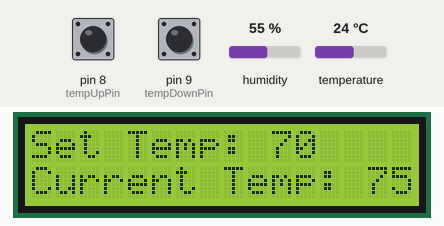
Recording of a sketch running on a simulated Arduino Uno, built with avr-gcc and run on an emulated ATmega328P. On the bench: 16×2 character LCD. The test bench sets the inputs (shaded band); at power-on: temperature 24 °C, pin 8 (tempUpPin) LOW, pin 9 (tempDownPin) LOW, humidity 55 %.

Above: at 1.2 s.
1.3 s: temperature set to 12 °C
At 2.9 s:
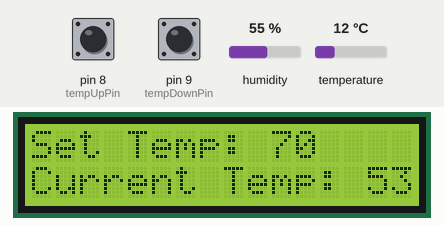
3.6 s: pin 8 (tempUpPin) pulled HIGH for 0.15 s
At 4.8 s:
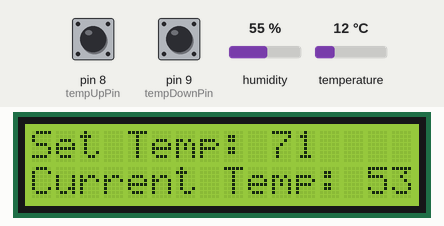
5.2 s: pin 8 (tempUpPin) pulled HIGH for 1 s
At 6.0 s:
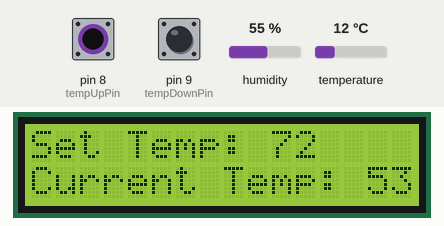
7.7 s: temperature set to 19 °C
At 8.9 s:
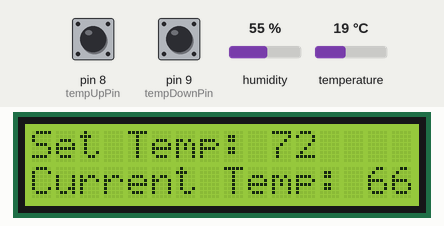
9.6 s: pin 9 (tempDownPin) pulled HIGH for 0.15 s
At 10.6 s:
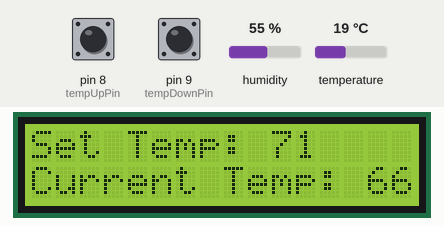
11.2 s: pin 9 (tempDownPin) pulled HIGH for 1 s
At 11.8 s:
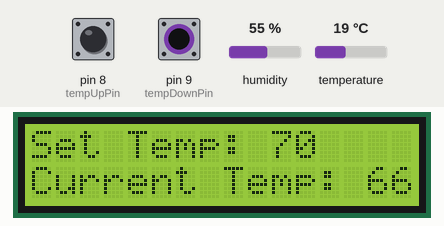
Timing chart, 0 to 14.2 s (numbered marks = the images above; inputs shaded):
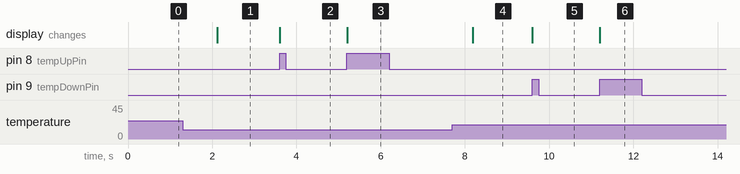

The sketch:

Thermostat.ino
```cpp
#include <Adafruit_Sensor.h>
#include <DHT.h>
#include <LiquidCrystal.h>
//Initialize LCD display and set params
LiquidCrystal lcd(1, 2, 4, 5, 6, 7);
//Initialize DHT11 Temp Sensor and set params
#define tempSensorPin 10
#define DHTTYPE DHT11
DHT tempSensor(tempSensorPin, DHTTYPE);
#define acTriggerPin A0
#define tempUpPin 8
#define tempDownPin 9
int setTemp = 70;
int tempUpState = 0;
int tempDownState = 0;
int lastTempUpState = 0;
int lastTempDownState = 0;
void setup() {
  lcd.begin(16, 2);
  pinMode(tempUpPin, INPUT);
  pinMode(tempDownPin, INPUT);
  pinMode(acTriggerPin, OUTPUT);
  tempSensor.begin();
  lcd.setCursor(0, 0);
  lcd.print("Set Temp:");
  lcd.setCursor(0, 1);
  lcd.print("Current Temp:");
}

void loop() {
  int currentTemp = tempSensor.readTemperature(true);
  tempUpState = digitalRead(tempUpPin);
  tempDownState = digitalRead(tempDownPin);
  lcd.setCursor(10, 0);
  lcd.print(setTemp);
  lcd.setCursor(14, 1);
  lcd.print(currentTemp);
  if (setTemp == 60) {
    if (tempUpState != lastTempUpState) {
      if (tempUpState == HIGH) {
        setTemp = setTemp + 1;
      } else {
      }
    }
  }
  else if (setTemp == 80) {
    if (tempDownState != lastTempDownState) {
      if (tempDownState == HIGH) {
        setTemp = setTemp - 1;
      } else {
      }
    }
  }
  else {
    if (tempDownState != lastTempDownState) {
      if (tempDownState == HIGH) {
        setTemp = setTemp - 1;
      } else {
      }
    }
    else if (tempUpState != lastTempUpState) {
      if (tempUpState == HIGH) {
        setTemp = setTemp + 1;
      } else {
      }
    }
  }
  lastTempDownState = tempDownState;
  lastTempUpState = tempUpState;

  if (setTemp < currentTemp) {
    digitalWrite(acTriggerPin, HIGH);
  }
  else {
    digitalWrite(acTriggerPin, LOW);
  }
}
```

Measured:
- after the input at 1.3 s, the display: changes after 0.81 s (image 1)
- after the input at 3.6 s, the display: changes at once (image 2)
- after the input at 5.2 s, the display: changes at once (image 3)
- after the input at 7.7 s, the display: changes after 0.49 s (image 4)
- after the input at 9.6 s, the display: changes at once (image 5)
- after the input at 11.2 s, the display: changes at once (image 6)
